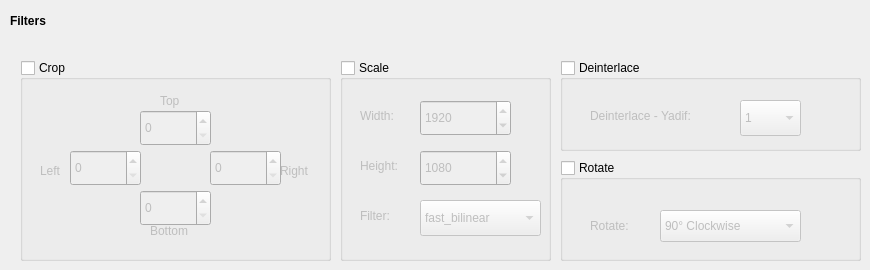
   <widget class="QWidget" name="tab_2">
    <attribute name="title">
     <string>Filters</string>
    </attribute>
    <widget class="QLabel" name="label_4">
     <property name="geometry">
      <rect>
       <x>10</x>
       <y>10</y>
       <width>67</width>
       <height>22</height>
      </rect>
     </property>
     <property name="font">
      <font>
       <weight>75</weight>
       <bold>true</bold>
      </font>
     </property>
     <property name="text">
      <string>Filters</string>
     </property>
    </widget>
    <widget class="QGroupBox" name="groupBoxCrop">
     <property name="geometry">
      <rect>
       <x>20</x>
       <y>60</y>
       <width>311</width>
       <height>201</height>
      </rect>
     </property>
     <property name="font">
      <font>
       <weight>50</weight>
       <bold>false</bold>
      </font>
     </property>
     <property name="title">
      <string>Crop</string>
     </property>
     <property name="checkable">
      <bool>true</bool>
     </property>
     <property name="checked">
      <bool>false</bool>
     </property>
     <widget class="QLabel" name="label_6">
      <property name="geometry">
       <rect>
        <x>130</x>
        <y>160</y>
        <width>61</width>
        <height>21</height>
       </rect>
      </property>
      <property name="text">
       <string>Bottom</string>
      </property>
     </widget>
     <widget class="QSpinBox" name="spinBoxCropBottom">
      <property name="geometry">
       <rect>
        <x>120</x>
        <y>130</y>
        <width>71</width>
        <height>36</height>
       </rect>
      </property>
      <property name="maximum">
       <number>1500</number>
      </property>
      <property name="singleStep">
       <number>5</number>
      </property>
     </widget>
     <widget class="QSpinBox" name="spinBoxCropLeft">
      <property name="geometry">
       <rect>
        <x>50</x>
        <y>90</y>
        <width>71</width>
        <height>36</height>
       </rect>
      </property>
      <property name="maximum">
       <number>1500</number>
      </property>
      <property name="singleStep">
       <number>5</number>
      </property>
     </widget>
     <widget class="QLabel" name="label_8">
      <property name="geometry">
       <rect>
        <x>260</x>
        <y>100</y>
        <width>61</width>
        <height>21</height>
       </rect>
      </property>
      <property name="text">
       <string>Right</string>
      </property>
     </widget>
     <widget class="QSpinBox" name="spinBoxCropRight">
      <property name="geometry">
       <rect>
        <x>190</x>
        <y>90</y>
        <width>71</width>
        <height>36</height>
       </rect>
      </property>
      <property name="maximum">
       <number>1500</number>
      </property>
      <property name="singleStep">
       <number>5</number>
      </property>
     </widget>
     <widget class="QSpinBox" name="spinBoxCropTop">
      <property name="geometry">
       <rect>
        <x>120</x>
        <y>50</y>
        <width>71</width>
        <height>36</height>
       </rect>
      </property>
      <property name="maximum">
       <number>1500</number>
      </property>
      <property name="singleStep">
       <number>5</number>
      </property>
     </widget>
     <widget class="QLabel" name="label_9">
      <property name="geometry">
       <rect>
        <x>20</x>
        <y>100</y>
        <width>61</width>
        <height>21</height>
       </rect>
      </property>
      <property name="text">
       <string>Left</string>
      </property>
     </widget>
     <widget class="QLabel" name="label_7">
      <property name="geometry">
       <rect>
        <x>140</x>
        <y>30</y>
        <width>61</width>
        <height>21</height>
       </rect>
      </property>
      <property name="text">
       <string>Top</string>
      </property>
     </widget>
    </widget>
    <widget class="QGroupBox" name="groupBoxScale">
     <property name="geometry">
      <rect>
       <x>340</x>
       <y>60</y>
       <width>211</width>
       <height>201</height>
      </rect>
     </property>
     <property name="title">
      <string>Scale</string>
     </property>
     <property name="checkable">
      <bool>true</bool>
     </property>
     <property name="checked">
      <bool>false</bool>
     </property>
     <widget class="QLabel" name="labelScaleWidth">
      <property name="geometry">
       <rect>
        <x>20</x>
        <y>40</y>
        <width>67</width>
        <height>31</height>
       </rect>
      </property>
      <property name="text">
       <string>Width:</string>
      </property>
     </widget>
     <widget class="QSpinBox" name="spinBoxScaleWidth">
      <property name="geometry">
       <rect>
        <x>80</x>
        <y>40</y>
        <width>91</width>
        <height>36</height>
       </rect>
      </property>
      <property name="minimum">
       <number>128</number>
      </property>
      <property name="maximum">
       <number>15360</number>
      </property>
      <property name="value">
       <number>1920</number>
      </property>
     </widget>
     <widget class="QLabel" name="labelScaleHeight">
      <property name="geometry">
       <rect>
        <x>20</x>
        <y>90</y>
        <width>67</width>
        <height>31</height>
       </rect>
      </property>
      <property name="text">
       <string>Height:</string>
      </property>
     </widget>
     <widget class="QSpinBox" name="spinBoxScaleHeight">
      <property name="geometry">
       <rect>
        <x>80</x>
        <y>90</y>
        <width>91</width>
        <height>36</height>
       </rect>
      </property>
      <property name="minimum">
       <number>72</number>
      </property>
      <property name="maximum">
       <number>8640</number>
      </property>
      <property name="value">
       <number>1080</number>
      </property>
     </widget>
     <widget class="QLabel" name="labelScaleFilter">
      <property name="geometry">
       <rect>
        <x>20</x>
        <y>140</y>
        <width>67</width>
        <height>31</height>
       </rect>
      </property>
      <property name="text">
       <string>Filter:</string>
      </property>
     </widget>
     <widget class="QComboBox" name="comboBoxResizeFilters">
      <property name="geometry">
       <rect>
        <x>80</x>
        <y>140</y>
        <width>121</width>
        <height>36</height>
       </rect>
      </property>
      <item>
       <property name="text">
        <string>fast_bilinear</string>
       </property>
      </item>
      <item>
       <property name="text">
        <string>bilinear</string>
       </property>
      </item>
      <item>
       <property name="text">
        <string>bicubic</string>
       </property>
      </item>
      <item>
       <property name="text">
        <string>experimental</string>
       </property>
      </item>
      <item>
       <property name="text">
        <string>neighbor</string>
       </property>
      </item>
      <item>
       <property name="text">
        <string>area</string>
       </property>
      </item>
      <item>
       <property name="text">
        <string>bicublin</string>
       </property>
      </item>
      <item>
       <property name="text">
        <string>gauss</string>
       </property>
      </item>
      <item>
       <property name="text">
        <string>sinc</string>
       </property>
      </item>
      <item>
       <property name="text">
        <string>lanczos</string>
       </property>
      </item>
      <item>
       <property name="text">
        <string>spline</string>
       </property>
      </item>
     </widget>
    </widget>
    <widget class="QGroupBox" name="groupBoxDeinterlace">
     <property name="geometry">
      <rect>
       <x>560</x>
       <y>60</y>
       <width>301</width>
       <height>91</height>
      </rect>
     </property>
     <property name="title">
      <string>Deinterlace</string>
     </property>
     <property name="checkable">
      <bool>true</bool>
     </property>
     <property name="checked">
      <bool>false</bool>
     </property>
     <widget class="QComboBox" name="comboBoxDeinterlace">
      <property name="geometry">
       <rect>
        <x>180</x>
        <y>40</y>
        <width>61</width>
        <height>36</height>
       </rect>
      </property>
      <property name="currentIndex">
       <number>1</number>
      </property>
      <item>
       <property name="text">
        <string>0</string>
       </property>
      </item>
      <item>
       <property name="text">
        <string>1</string>
       </property>
      </item>
     </widget>
     <widget class="QLabel" name="label_5">
      <property name="geometry">
       <rect>
        <x>30</x>
        <y>40</y>
        <width>131</width>
        <height>31</height>
       </rect>
      </property>
      <property name="text">
       <string>Deinterlace - Yadif:</string>
      </property>
     </widget>
    </widget>
    <widget class="QGroupBox" name="groupBoxRotate">
     <property name="geometry">
      <rect>
       <x>560</x>
       <y>160</y>
       <width>301</width>
       <height>101</height>
      </rect>
     </property>
     <property name="title">
      <string>Rotate</string>
     </property>
     <property name="checkable">
      <bool>true</bool>
     </property>
     <property name="checked">
      <bool>false</bool>
     </property>
     <widget class="QLabel" name="labelScaleFilter_2">
      <property name="geometry">
       <rect>
        <x>30</x>
        <y>50</y>
        <width>67</width>
        <height>31</height>
       </rect>
      </property>
      <property name="text">
       <string>Rotate:</string>
      </property>
     </widget>
     <widget class="QComboBox" name="comboBoxRotateFilter">
      <property name="geometry">
       <rect>
        <x>100</x>
        <y>50</y>
        <width>141</width>
        <height>32</height>
       </rect>
      </property>
      <item>
       <property name="text">
        <string>90° Clockwise</string>
       </property>
      </item>
      <item>
       <property name="text">
        <string>-90° Counter Clockwise</string>
       </property>
      </item>
      <item>
       <property name="text">
        <string>180° </string>
       </property>
      </item>
     </widget>
    </widget>
   </widget>
